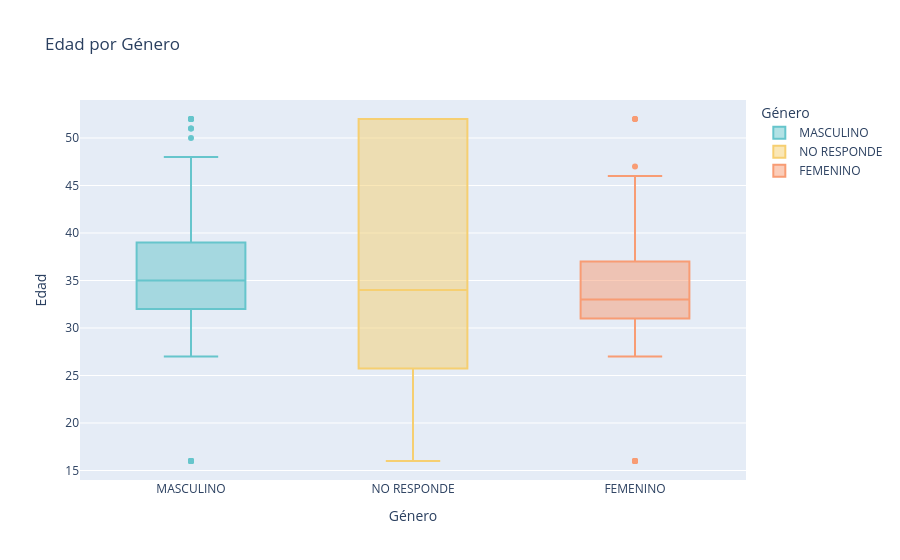

Notebook source saved alongside this figure:
### Markdown cell above
## **2. Comparación de edades por Género**
Se utiliza un **boxplot** que compara la edad según el género:

- Visualiza **mediana, cuartiles y valores atípicos** por género.
- Detecta si existen diferencias significativas entre hombres y mujeres.

### Code cell
# Boxplot por género
fig = px.box(
    fusion, x="Género", y="Edad",
    title="Edad por Género",
    color="Género",
    color_discrete_sequence=px.colors.qualitative.Pastel
)
fig.show()

### Figure 1 — Plotly figure (JSON) as saved in the notebook; plotly's stock layout.template omitted (floating-point values rounded to 4 significant figures; data arrays with more than 128 entries replaced by an {"elided": "..."} marker saying what was removed)
{"data": [{"alignmentgroup": "True", "hovertemplate": "Género=%{x}<br>Edad=%{y}<extra></extra>", "legendgroup": "MASCULINO", "marker": {"color": "rgb(102, 197, 204)"}, "name": "MASCULINO", "notched": false, "offsetgroup": "MASCULINO", "orientation": "v", "showlegend": true, "type": "box", "x": {"elided": "228 str values"}, "x0": " ", "xaxis": "x", "y": {"elided": "228 int values"}, "y0": " ", "yaxis": "y"}, {"alignmentgroup": "True", "hovertemplate": "Género=%{x}<br>Edad=%{y}<extra></extra>", "legendgroup": "NO RESPONDE", "marker": {"color": "rgb(246, 207, 113)"}, "name": "NO RESPONDE", "notched": false, "offsetgroup": "NO RESPONDE", "orientation": "v", "showlegend": true, "type": "box", "x": ["NO RESPONDE", "NO RESPONDE", "NO RESPONDE", "NO RESPONDE", "NO RESPONDE", "NO RESPONDE", "NO RESPONDE", "NO RESPONDE", "NO RESPONDE", "NO RESPONDE", "NO RESPONDE", "NO RESPONDE", "NO RESPONDE", "NO RESPONDE", "NO RESPONDE", "NO RESPONDE", "NO RESPONDE"], "x0": " ", "xaxis": "x", "y": [52, 29, 29, 52, 35, 52, 16, 16, 52, 30, 52, 34, 16, 35, 34, 34, 16], "y0": " ", "yaxis": "y"}, {"alignmentgroup": "True", "hovertemplate": "Género=%{x}<br>Edad=%{y}<extra></extra>", "legendgroup": "FEMENINO", "marker": {"color": "rgb(248, 156, 116)"}, "name": "FEMENINO", "notched": false, "offsetgroup": "FEMENINO", "orientation": "v", "showlegend": true, "type": "box", "x": {"elided": "176 str values"}, "x0": " ", "xaxis": "x", "y": {"elided": "176 int values"}, "y0": " ", "yaxis": "y"}], "layout": {"boxmode": "overlay", "legend": {"title": {"text": "Género"}, "tracegroupgap": 0}, "title": {"text": "Edad por Género"}, "xaxis": {"anchor": "y", "categoryarray": ["MASCULINO", "NO RESPONDE", "FEMENINO"], "categoryorder": "array", "domain": [0, 1], "title": {"text": "Género"}}, "yaxis": {"anchor": "x", "domain": [0, 1], "title": {"text": "Edad"}}}}
